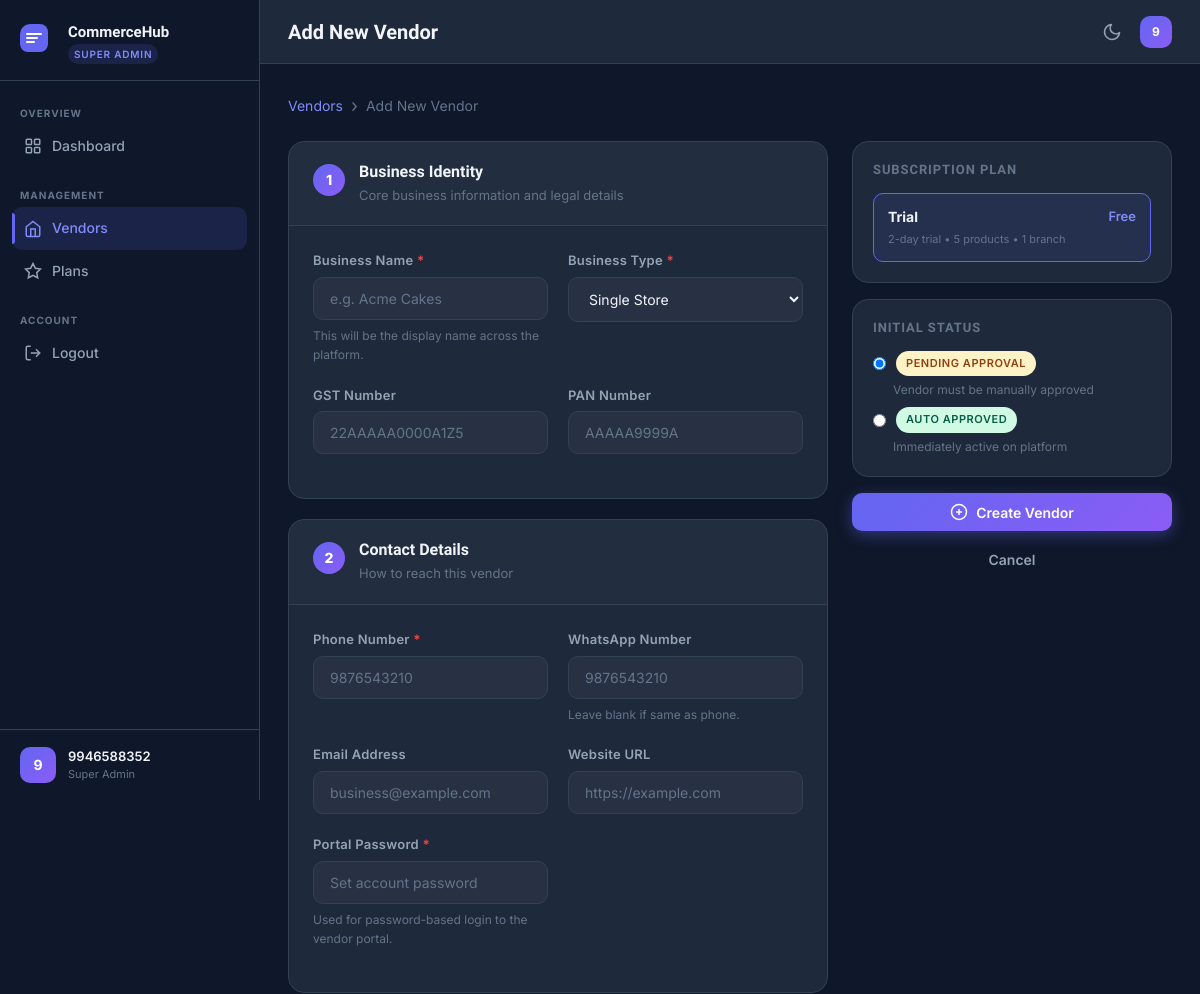
The page /sadmin/vendors/create/ (signed in, upper part) on the database as committed earlier.
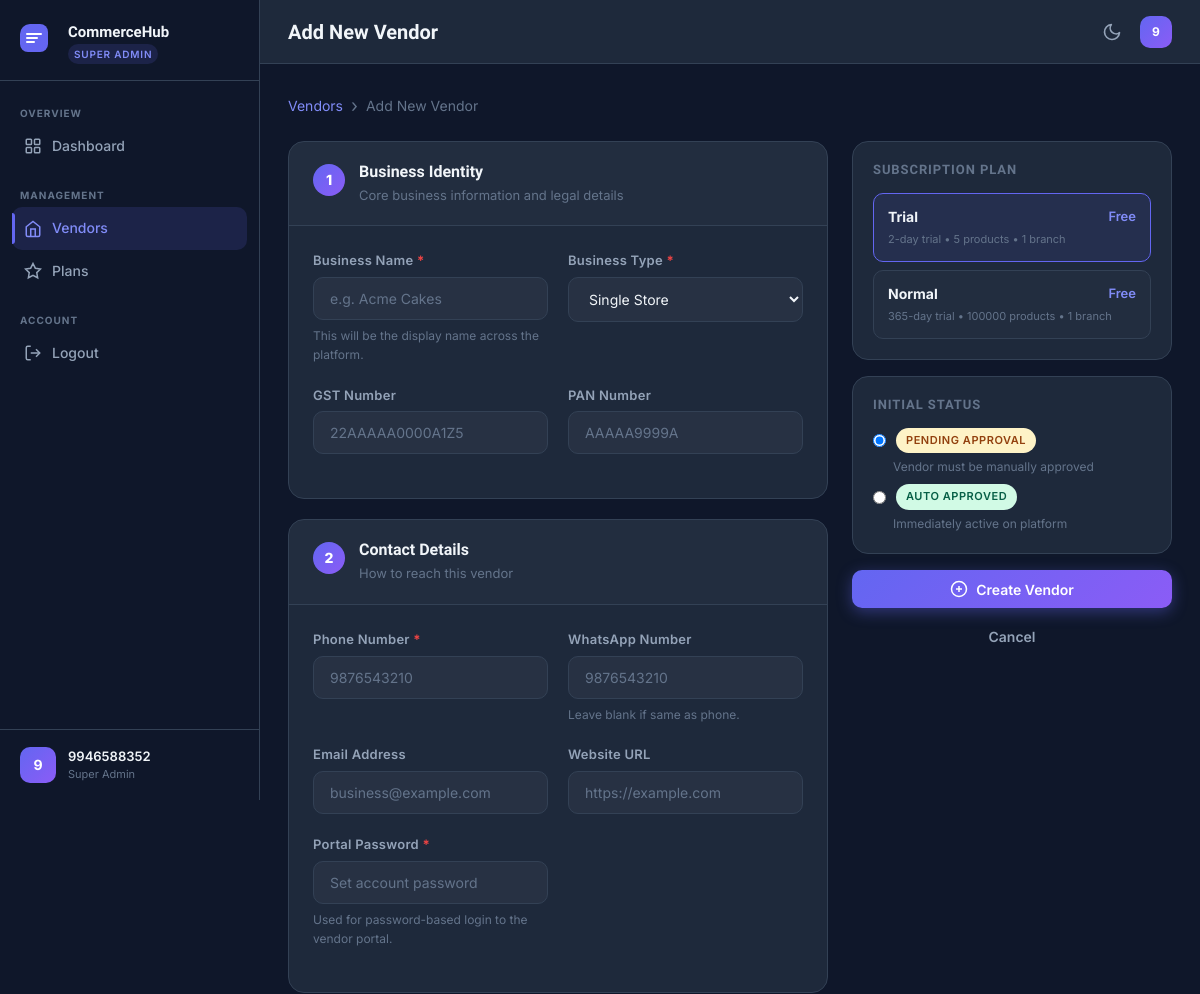
The same page on the database as committed later.
### tenants/models.py (models this page shows, shortened)
class SubscriptionPlan(TimestampModel):
    PLAN_CHOICES = [
        ('trial', 'Trial'),
        ('starter', 'Starter'),
        ('standard', 'Standard'),
        ('professional', 'Professional'),
        ('enterprise', 'Enterprise'),
    ]
    BILLING_CHOICES = [
        ('monthly', 'Monthly'),
        ('annual', 'Annual'),
        ('lifetime', 'Lifetime'),
    ]
    name = models.CharField(max_length=50)
    plan_type = models.CharField(max_length=20, choices=PLAN_CHOICES, unique=True)
    billing_cycle = models.CharField(max_length=20, choices=BILLING_CHOICES, default='monthly')
    price = models.DecimalField(max_digits=10, decimal_places=2, default=0)
    annual_price = models.DecimalField(max_digits=10, decimal_places=2, default=0)
    trial_days = models.PositiveSmallIntegerField(default=14)
    description = models.TextField(blank=True)
    is_active = models.BooleanField(default=True)
    sort_order = models.PositiveSmallIntegerField(default=0)
    max_products = models.PositiveIntegerField(default=100)
    max_branches = models.PositiveSmallIntegerField(default=1)
    max_staff = models.PositiveSmallIntegerField(default=3)
    max_monthly_orders = models.PositiveIntegerField(default=500)
    has_whatsapp = models.BooleanField(default=False)
    has_loyalty = models.BooleanField(default=False)
    has_crm = models.BooleanField(default=False)
    has_marketing = models.BooleanField(default=False)
    has_api_access = models.BooleanField(default=False)
    has_white_label = models.BooleanField(default=False)
    has_advanced_reports = models.BooleanField(default=False)
    has_analytics = models.BooleanField(default=True)
    has_store_settings = models.BooleanField(default=True)
    has_catalog_management = models.BooleanField(default=True)
    has_order_management = models.BooleanField(default=True)
    has_inventory_management = models.BooleanField(default=True)
    has_organization_management = models.BooleanField(default=True)
    class Meta:
        db_table = 'ch_subscription_plans'
        verbose_name = 'Subscription Plan'
        ordering = ['sort_order']

### adminapp/views.py (the view, shortened to what this page needs)
# urls.py: path('vendors/create/', views.VendorCreateView.as_view(), name='vendor_create'),
class VendorCreateView(SuperAdminRequiredMixin, View):
    template_name = 'admin/vendors/create.html'
    def get(self, request):
        plans = SubscriptionPlan.objects.filter(is_active=True)
        meta = {
          'USD': {'symbol': '$', 'tz': 'America/New_York'},
          'EUR': {'symbol': '€', 'tz': 'Europe/Paris'},
          'GBP': {'symbol': '£', 'tz': 'Europe/London'},
          'INR': {'symbol': '₹', 'tz': 'Asia/Kolkata'},
          'AED': {'symbol': 'AED', 'tz': 'Asia/Dubai'},
          'SAR': {'symbol': 'SAR', 'tz': 'Asia/Riyadh'},
          'QAR': {'symbol': 'QAR', 'tz': 'Asia/Qatar'},
          'BHD': {'symbol': 'BHD', 'tz': 'Asia/Bahrain'},
          'KWD': {'symbol': 'KWD', 'tz': 'Asia/Kuwait'},
          'OMR': {'symbol': 'OMR', 'tz': 'Asia/Muscat'},
          'AUD': {'symbol': 'A$', 'tz': 'Australia/Sydney'},
          'CAD': {'symbol': 'C$', 'tz': 'America/Toronto'},
          'SGD': {'symbol': 'S$', 'tz': 'Asia/Singapore'},
        }
        all_global_currencies = sorted(list(set(COUNTRY_CURRENCY_MAP.values())))
        for c in all_global_currencies:
            if c not in meta:
                meta[c] = {'symbol': c, 'tz': 'UTC'}
        import json
        import zoneinfo
        context = {
            'plans': plans,
            'page_title': 'Add New Vendor',
            'all_global_currencies': all_global_currencies,
            'currency_metadata_json': json.dumps(meta),
            'all_timezones': sorted(zoneinfo.available_timezones()),
        }
        return render(request, self.template_name, context)

### accounts/models.py (called while the page is built)
    def get_full_name(self):
        return f'{self.first_name} {self.last_name}'.strip()

    def get_short_name(self):
        return self.first_name or self.phone

### core/context_processors.py (called while the page is built)
def tenant_context(request):
    tenant = getattr(request, 'tenant', None)
    storefront_categories = []
    if tenant:
        try:
            storefront_categories = Category.objects.filter(vendor=tenant, is_active=True).get_cached_trees()
        except Exception:
            storefront_categories = []
    return {
        'current_tenant': tenant,
        'platform_name': getattr(settings, 'PLATFORM_NAME', 'CommerceHub'),
        'platform_domain': getattr(settings, 'PLATFORM_DOMAIN', 'commercehub.in'),
        'storefront_categories': storefront_categories,
    }

### core/mixins.py (called while the page is built)
    def dispatch(self, request, *args, **kwargs):
        if not request.user.is_authenticated:
            return redirect('accounts:admin_login')
        if not request.user.is_super_admin:
            messages.error(request, 'Access denied. Super Admin privileges required.')
            return redirect('accounts:admin_login')
        return super().dispatch(request, *args, **kwargs)

### templates/admin/vendors/create.html (shortened to what the changed rows need)
{% extends 'base/admin_base.html' %}
{% load static %}
{% block content %}
<link href="https://cdnjs.cloudflare.com/ajax/libs/cropperjs/1.5.13/cropper.min.css" rel="stylesheet">
<form method="post" enctype="multipart/form-data" class="vendor-create-form" id="vendorCreateForm">
<div class="create-form-layout">
    <div class="create-form-sidebar">
        <div class="create-sidebar-card">
            <div class="plan-select-list">
                {% for plan in plans %}
                <label class="plan-select-item">
                    <div class="plan-select-content">
                        <div class="plan-select-top">
                            <span class="plan-select-name">{{ plan.name }}</span>
                            <span class="plan-select-price">
                                {% if plan.price == 0 %}Free{% else %}&#8377;{{ plan.price }}/mo{% endif %}
                            </span>
                        </div>
                        <span class="plan-select-note">
                            {% if plan.trial_days %}{{ plan.trial_days }}-day trial &bull; {% endif %}
                            {{ plan.max_products }} products &bull; {{ plan.max_branches }} branch
                        </span>
                    </div>
                </label>
                {% endfor %}
            </div>
        </div>
    </div>
</div>
</form>
{% endblock %}

Rows that differ between the two databases and show on the page:
added SubscriptionPlan: name "Normal", price "Free", trial_days "365", max_products "100000", max_branches "1"
